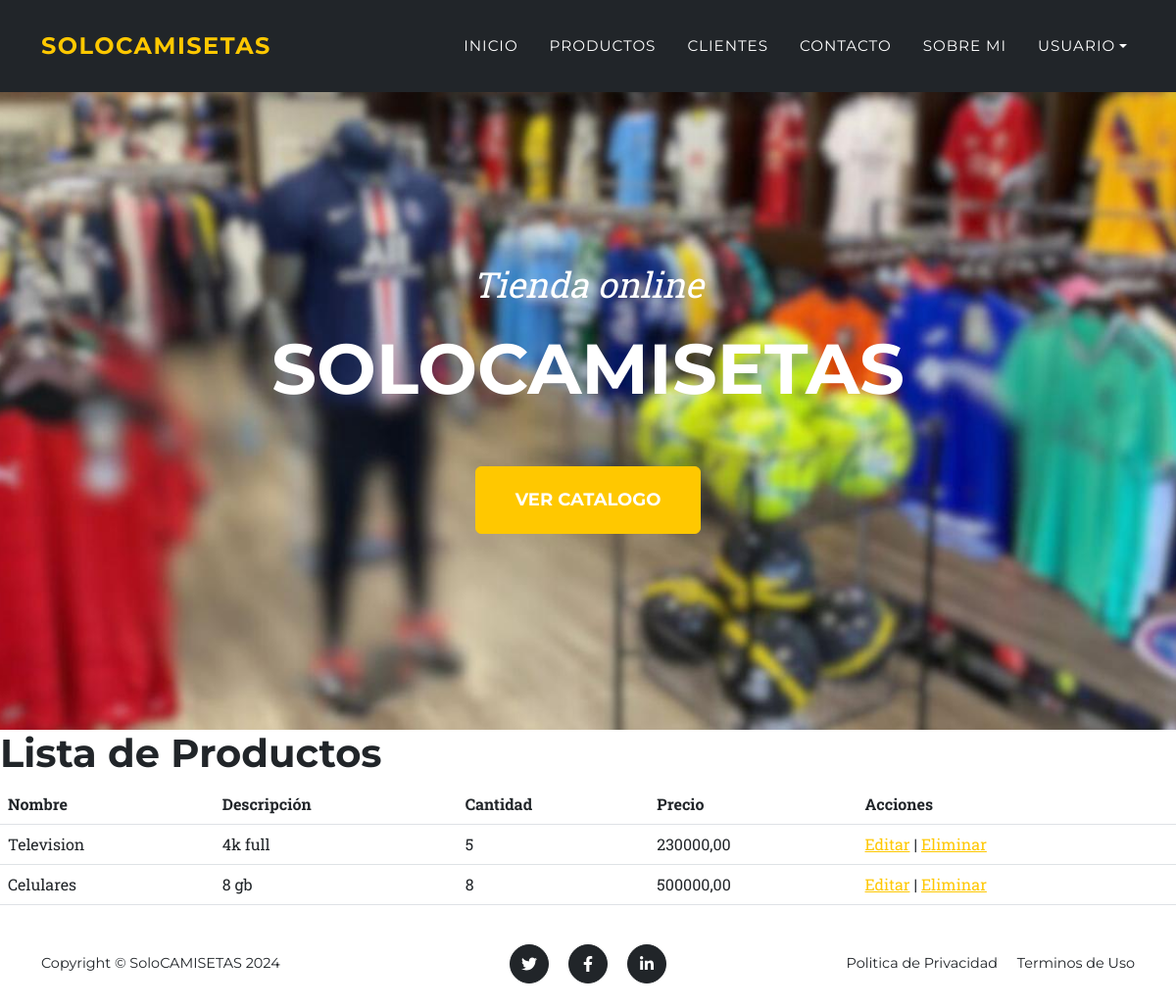
Before: /app/productos_lista/ (signed in) with the older database file.
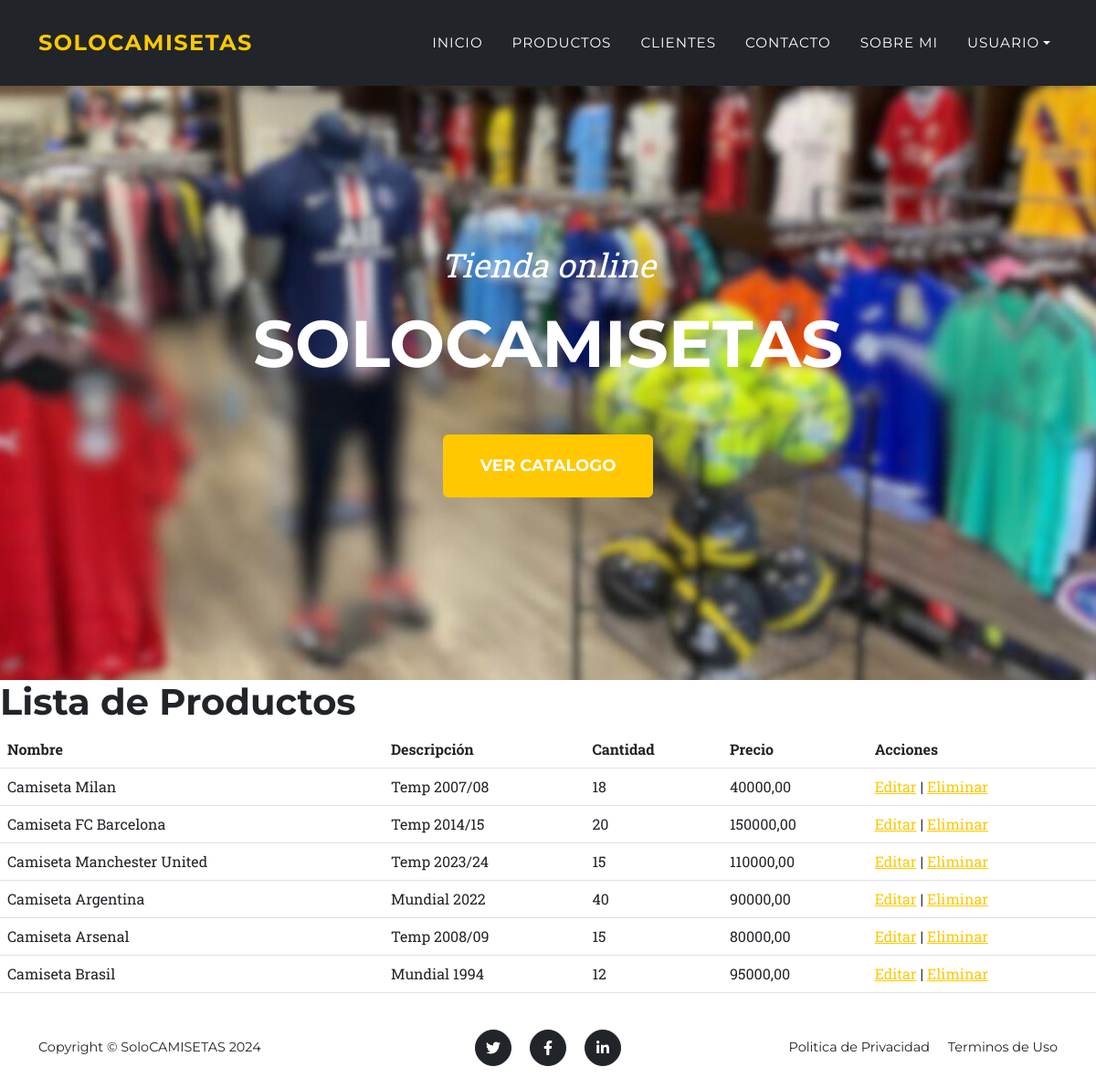
After: the same page with the newer database file.
### APP/models.py (models this page shows, shortened)
class Producto(models.Model):
    nombre = models.CharField(max_length=100)
    descripcion = models.TextField()
    cantidad = models.IntegerField()
    precio = models.DecimalField(max_digits=10, decimal_places=2)  # Nuevo campo de precio

### APP/views.py (the view)
# urls.py: path('productos_lista/', views.productos_lista, name='productos_lista'),
@login_required
def productos_lista(request):
    productos = Producto.objects.all()  # Obtiene todos los productos de la base de datos
    return render(request, 'APP/productos_lista.html', {'productos': productos})

### APP/templates/APP/productos_lista.html
{% extends "APP/base.html" %}
{% block main %}
    <h1>Lista de Productos</h1>
    <table class="table">
        <thead>
            <tr>
                <th>Nombre</th>
                <th>Descripción</th>
                <th>Cantidad</th>
                <th>Precio</th>
                <th>Acciones</th>
            </tr>
        </thead>
        <tbody>
            {% for producto in productos %}
                <tr>
                    <td>{{ producto.nombre }}</td>
                    <td>{{ producto.descripcion }}</td>
                    <td>{{ producto.cantidad }}</td>
                    <td>{{ producto.precio }}</td>
                    <td>
                        <a href="{% url 'actualizar_producto' producto.id %}">Editar</a>
                        |
                        <a href="{% url 'eliminar_producto' producto.id %}">Eliminar</a>
                    </td>
                </tr>
            {% endfor %}
        </tbody>
    </table>
{% endblock %}

### APP/templates/APP/base.html (shortened to what this page needs)
<!DOCTYPE html>
{% load static %}
<html lang="en">
    <head>
        <link href="{% static 'APP/css/styles.css' %}" rel="stylesheet">
    </head>
    <body id="page-top">
        <nav class="navbar navbar-expand-lg navbar-dark fixed-top bg-dark" id="mainNav">
            <div class="container">
                <a class="navbar-brand" href="{% url 'Inicio' %}">soloCAMISETAS</a>
                <div class="collapse navbar-collapse" id="navbarResponsive">
                    <ul class="navbar-nav text-uppercase ms-auto py-4 py-lg-0">
                        <li class="nav-item"><a class="nav-link" href="{% url 'Inicio' %}">Inicio</a></li>
                        <li class="nav-item"><a class="nav-link" href="{% url 'Productos' %}">Productos</a></li>
                        <li class="nav-item"><a class="nav-link" href="{% url 'Clientes' %}">Clientes</a></li>
                        <li class="nav-item"><a class="nav-link" href="{% url 'Contacto' %}">Contacto</a></li>
                        <li class="nav-item"><a class="nav-link" href="{% url 'Sobremi' %}">Sobre Mi</a></li>
                        <li class="nav-item dropdown">
                            <a class="nav-link dropdown-toggle d-flex align-items-center" href="#" id="userDropdown" role="button" data-bs-toggle="dropdown" aria-expanded="false">
                                Usuario
                            </a>
                        </li>
                    </ul>
                </div>
            </div>
        </nav>
        <header class="masthead" style="background-image: url('{% static "APP/assets/img/PORT.jpg" %}')">
            <div class="container">
                <div class="masthead-subheading">Tienda online</div>
                <div class="masthead-heading text-uppercase">soloCAMISETAS</div>
                <a class="btn btn-primary btn-xl text-uppercase" href="{% url 'Productos' %}">VER CATALOGO</a>
            </div>
        </header>
        {% block main %}
        {% endblock main %}
        <footer class="footer py-4">
            <div class="container">
                <div class="row align-items-center">
                    <div class="col-lg-4 text-lg-start">Copyright &copy; SoloCAMISETAS 2024</div>
                    <div class="col-lg-4 my-3 my-lg-0">
                        <a class="btn btn-dark btn-social mx-2"  aria-label="Twitter"><i class="fab fa-twitter"></i></a>
                        <a class="btn btn-dark btn-social mx-2"  aria-label="Facebook"><i class="fab fa-facebook-f"></i></a>
                        <a class="btn btn-dark btn-social mx-2"  aria-label="LinkedIn"><i class="fab fa-linkedin-in"></i></a>
                    </div>
                    <div class="col-lg-4 text-lg-end">
                        <a class="link-dark text-decoration-none me-3">Politica de Privacidad</a>
                        <a class="link-dark text-decoration-none" >Terminos de Uso</a>
                    </div>
                </div>
            </div>
        </footer>
    </body>
</html>

Changed rows visible on the page:
removed Producto: nombre "Television", descripcion "4k full", cantidad "5", precio "230000,00"
removed Producto: nombre "Celulares", descripcion "8 gb", cantidad "8", precio "500000,00"
added Producto: nombre "Camiseta Milan", descripcion "Temp 2007/08", cantidad "18", precio "40000,00"
added Producto: nombre "Camiseta FC Barcelona", descripcion "Temp 2014/15", cantidad "20", precio "150000,00"
added Producto: nombre "Camiseta Manchester United", descripcion "Temp 2023/24", cantidad "15", precio "110000,00"
added Producto: nombre "Camiseta Argentina", descripcion "Mundial 2022", cantidad "40", precio "90000,00"
added Producto: nombre "Camiseta Arsenal", descripcion "Temp 2008/09", cantidad "15", precio "80000,00"
added Producto: nombre "Camiseta Brasil", descripcion "Mundial 1994", cantidad "12", precio "95000,00"
